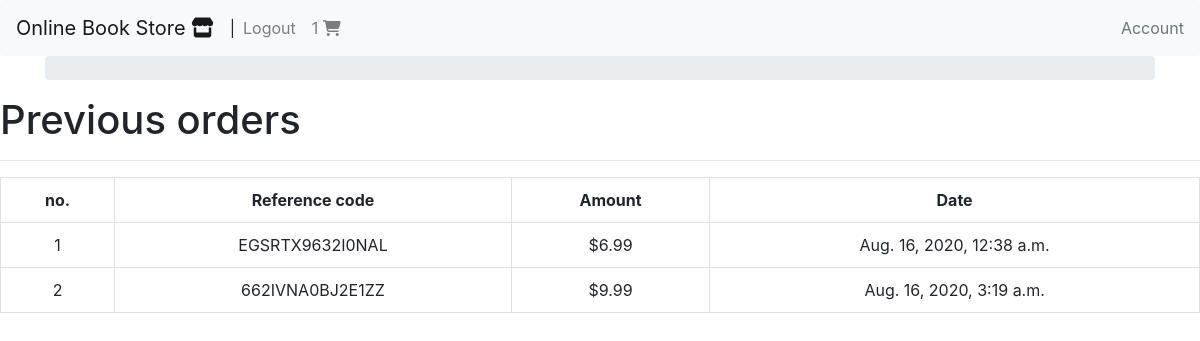
/cart/profile/ (signed in), run on the app's committed database.
### shopping_cart/models.py (models this page shows, shortened)
class Order(models.Model):
    user = models.ForeignKey(settings.AUTH_USER_MODEL,
                             on_delete=models.CASCADE)
    is_ordered = models.BooleanField(default=False)
    items = models.ManyToManyField(OrderItem)
    ref_code = models.CharField(max_length=50)
    def get_total(self):
        return self.items.all().aggregate(order_total=Sum('book__price'))['order_total']

class Payment(models.Model):
    order = models.ForeignKey(Order, on_delete=models.CASCADE)
    total_amount = models.FloatField()
    date_paid = models.DateTimeField(auto_now_add=True)
    stripe_charge_id = models.CharField(max_length=100)

### shopping_cart/views.py (the view)
# urls.py: path('profile/', profile_view, name='profile'),
def profile_view(request):
    orders = Order.objects.filter(user=request.user, is_ordered=True)
    context = {
        'orders': orders,
    }
    return render(request, "profile.html", context)

### shopping_cart/templatetags/cart_template_tags.py (called while the page is built)
@register.filter
def cart_item_count(user):
    if user.is_authenticated:
        qs = Order.objects.filter(user=user, is_ordered=False)
        if qs.exists():
            return qs[0].items.count()
        pass
    return 0

### books/templates/profile.html
{% extends "base.html" %}
{% block content %}
<h1>Previous orders</h1>
<hr />
<table class="table table-hover table-bordered text-center">
    <tr class="text-center">
        <th>no.</th>
        <th>Reference code</th>
        <th>Amount</th>
        <th>Date</th>
    </tr>
    {% for order in orders %}
    <tr>
        <td>{{ forloop.counter }}</td>
        <td>{{ order.ref_code }}</td>
        <td>${{ order.get_total }}</td>
        <td>{{ order.payment_set.first.date_paid }}</td>
    </tr>
    {% empty %}
    <tr>
    <td colspan="4">
        You have not purchased anything
    </td>
    </tr>
    {% endfor %}
</table>
{% endblock content %}

### books/templates/navbar.html (shortened to what this page needs)
{% load cart_template_tags %}
<nav class="navbar navbar-expand-lg navbar-light bg-light rounded">
<a class="navbar-brand" href="{% url 'books:book-list' %}">Online Book Store <i class="fas fa-store"></i></a>|
<div class="collapse navbar-collapse" id="navbarsExample09">
    <ul class="navbar-nav mr-auto">
    {% if request.user.is_authenticated %}
    <li class="nav-item">
        <a class="nav-link" href="{% url 'account_logout' %}">Logout</a>
    </li>
    <li class="nav-item">
        <a class="nav-link" href="{% url 'cart:order-summary' %}">
        {{ request.user|cart_item_count }}
        <i class="fas fa-shopping-cart"></i>
        </a>
    </li>
    {% endif %}
    </ul>
    <a class="text-muted" href="{% url 'cart:profile' %}">Account</a>
</div>
</nav>

### data on the page
Order: ref_code "EGSRTX9632I0NAL", get_total "6.99", payment_set.first.date_paid "Aug. 16, 2020, 12:38 a.m."
Order: ref_code "662IVNA0BJ2E1ZZ", get_total "9.99", payment_set.first.date_paid "Aug. 16, 2020, 3:19 a.m."

### other printed values
{{ request.user|cart_item_count }} "1"
